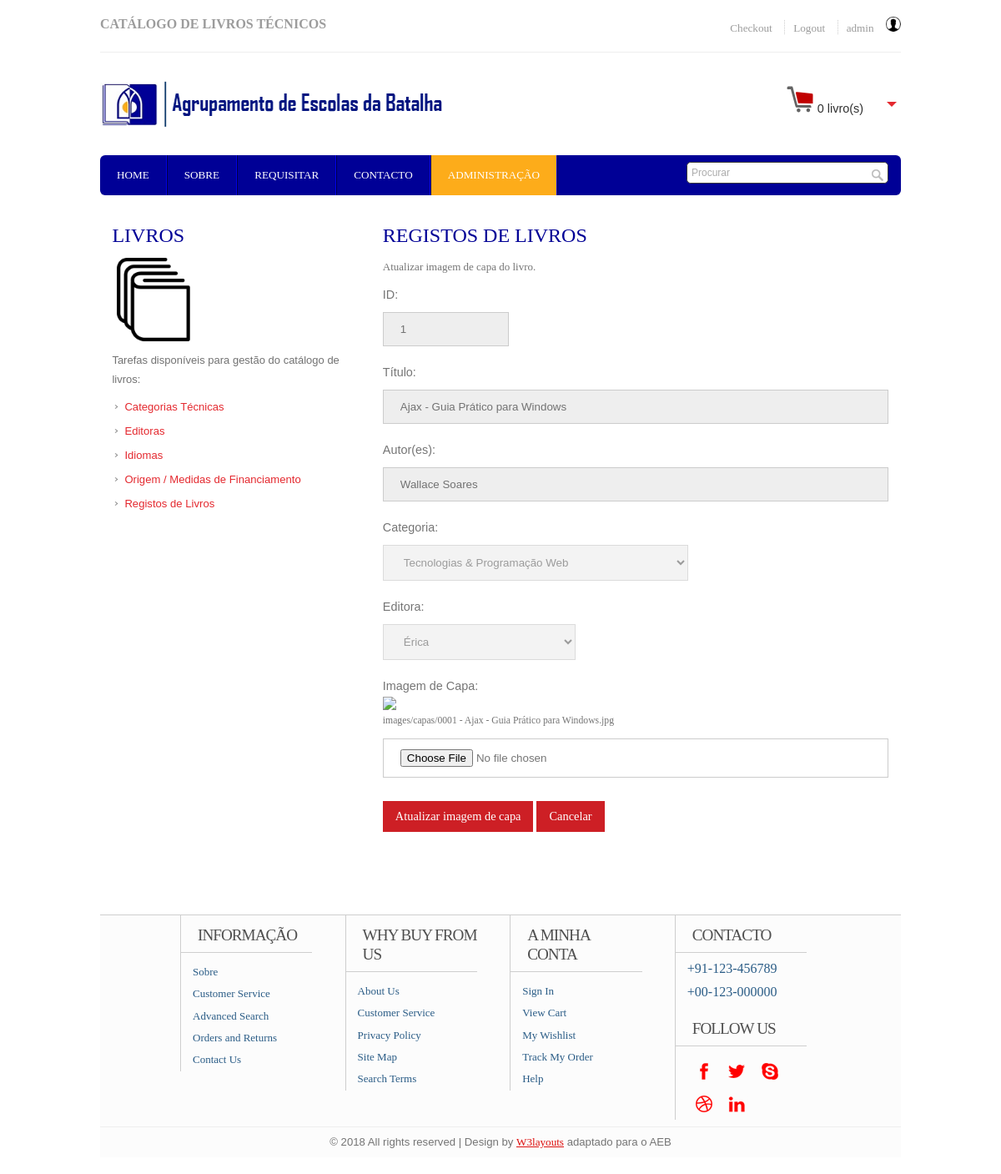
/adminpagebookscover.php?id=1&mode=cover (signed in), run on the app's committed database.
### tables this page shows
CREATE TABLE IF NOT EXISTS `livros1` (
`idLivro` int(6) NOT NULL,
  `idCat` int(11) NOT NULL,
  `idEditora` int(11) NOT NULL,
  `titulo` varchar(100) NOT NULL,
  `autor` varchar(60) NOT NULL,
  `isbn` int(13) DEFAULT NULL,
  `anoEdicao` int(4) DEFAULT NULL,
  `idIdioma` int(11) NOT NULL,
  `idOrigem` int(11) NOT NULL,
  `sinopse` text,
  `capa` mediumblob,
  `imgCapa` varchar(255) DEFAULT NULL,
  `exemplares` int(4) DEFAULT '1',
  `promo` bit(1) NOT NULL DEFAULT b'0',
  `DataReg` datetime NOT NULL DEFAULT CURRENT_TIMESTAMP
);

### adminpagebookscover.php (the view, shortened to what this page needs)
<!DOCTYPE HTML>
<head>
<link href="css/style.css" rel="stylesheet" type="text/css" media="all"/>
<link href="css/slider.css" rel="stylesheet" type="text/css" media="all"/>
</head>
<body>
  <div class="wrap">
	<div class="header">
		<div class="headertop_desc">
			<div class="call">
				 <h3>CATÁLOGO DE LIVROS TÉCNICOS</h3>
			</div>
			<div class="account_desc">
				<ul>
				<?php
					if (!isset($_SESSION['UserID'])) {
						session_destroy();
						?>
						<li><a href='registar.php'>Registar</a></li>
						<li><a href='login.php'>Login</a></li>
					<?php
					}
					 else {
						?>
						<li><a href='#'>Checkout</a></li>
						<li><a href='logout.php'>Logout</a></li>
						<li><div class='dropdownmenu'>
							<span><a href='#'><?php echo $_SESSION['UserLogin']?></a>&nbsp;<img src='images/user18.png'></span>
						</div></li>
					<?php
					}
				?>
				</ul>
			</div>
		</div>
		<div class="header_top">
			<div class="logo">
				<a href="index.php"><img src="images/aeblogo.png" alt="Agrupamento de Escolas da Batalha" /></a>
			</div>
			  <div class="cart">
			  	   <p><span><img src="images/cart32.png" alt="Carrinho"></span><div id="dd" class="wrapper-dropdown-2"> 0 livro(s)
					</div></p>
			  </div>
  </div>
	<div class="header_bottom">
	     	<div class="menu">
	     		<ul>
			    	<li><a href="index.php">Home</a></li>
			    	<li><a href="about.html">Sobre</a></li>
			    	<li><a href="delivery.html">Requisitar</a></li>
			    	<li><a href="contacto.php">Contacto</a></li>
					<?php
						if (isset($_SESSION['UserNivel'])) {
							if ($_SESSION['UserNivel']>2) {
								echo "<li class='active'><a href='adminpages.php'>Administração</a></li>";
							}
						}
					?>
     			</ul>
	     	</div>
	     	<div class="search_box">
	     		<form>
	     			<input type="text" value="Procurar" onfocus="this.value = '';" onblur="if (this.value == '') {this.value = 'Search';}"><input type="submit" value="">
	     		</form>
	     	</div>
	     </div>
   </div>
<div class="main">
    <div class="content">
    	<div class="section group">
			<div class="col span_1_of_3">
				<h3>LIVROS</h3>
				<img src="images/books2.png" alt="">
				<p>Tarefas disponíveis para gestão do catálogo de livros:</p>
				<div class="list">
					<ul>
						<li><a href="adminpagecategories.php">Categorias Técnicas</a></li>
						<li><a href="adminpageeditors.php">Editoras</a></li>
						<li><a href="adminpagelanguages.php">Idiomas</a></li>
						<li><a href="adminpagefinance.php">Origem / Medidas de Financiamento</a></li>
						<li><a href="adminpagebooks.php">Registos de Livros</a></li>
					</ul>
				</div>
			</div>
			<div class="col span_2_of_3">
				<h2>Registos de Livros</h2>
				<div class="reccord-form">
<?php
	$botao = "";
	if(!isset($_GET['id']) AND !isset($_GET['mode'])) {
		header("Location: adminpagebooks.php");
		exit;
	}
	else {
		if(!isset($_GET['id'])) {
			header("Location: adminpagebooks.php");
			exit;
			}
		else {
			$idLivro = $_GET['id'];
			$modo = $_GET['mode'];
			if ($modo == 'cover') { $botao = "Atualizar imagem de capa"; }
		}
	}
	$servidor="localhost";
	$utilizador="root";
	$password="root";
	$basedados="aeblivros";
	$ligacao = mysqli_connect($servidor,$utilizador,$password,$basedados) or die ("<html><script language='JavaScript'>alert('Unable to connect to database! Please try again later.'),history.go(-1)</script></html>");
	mysqli_select_db($ligacao, $basedados);
	mysqli_set_charset($ligacao, "utf8");
	$consultaCategorias = "SELECT idCat, categoria FROM categorias ORDER BY 1 ASC";
	$resultadoCategorias = mysqli_query($ligacao, $consultaCategorias);
	$consultaEditoras = "SELECT idEditora, editora FROM editoras ORDER BY 1 ASC";
	$resultadoEditoras = mysqli_query($ligacao, $consultaEditoras);
	$consulta = "SELECT idLivro, idCat, idEditora, titulo, autor, imgCapa FROM livros1 WHERE idLivro=" .$idLivro;
	$resultado = mysqli_query($ligacao, $consulta);
	if($resultado){
		while($linha = mysqli_fetch_array($resultado)){
			$campo1= $linha["idLivro"];
			$campo2 = $linha["idCat"];
			$campo3 = $linha["idEditora"];
			$campo4 = $linha["titulo"];
			$campo5 = $linha["autor"];
			$campo6 = ($linha["imgCapa"]);
			$pastaCapas = "images/capas/";
		}
		?>
			<p><?php echo $botao. " do livro." ?></p>
			<div class="clear"></div>
			<form id="form_registo" method="POST"
			action="processarRegistoLivroCapa.php?id=<?php echo $campo1 ?>&mode=<?php echo $modo ?>" enctype="multipart/form-data">
				<div>
					<span><label>ID:</label></span>
					<span><input type="text" class="short inactive" value="<?php echo $campo1 ?>" readonly></span>
				</div>
				<div>
					<span><label>Título:</label></span>
					<span><input type="text" class="inactive2" name="livroNome" value="<?php echo $campo4; ?>" readonly></span>
				</div>
				<div>
					<span><label>Autor(es):</label></span>
					<span><input type="text" class="inactive2" name="autorNome" value="<?php echo $campo5; ?>" readonly></span>
				</div>
				<div>
					<span><label>Categoria:</label></span>
					<span>
					<?php
						echo "<select disabled class='inactive' name='categoriaId'>";
						while ($row = mysqli_fetch_array($resultadoCategorias, MYSQLI_ASSOC)) {
								if ($row["idCat"] == $campo2) {
									echo "<option selected value=".$row['idCat'].">".$row['categoria']."</option>";
								}
								else {
									echo "<option value=".$row['idCat'].">".$row['categoria']."</option>";
								}
						}
						echo "</select>";
					?>
					</span>
				</div>
				<div>
					<span><label>Editora:</label></span>
					<span>
					<?php
						echo "<select disabled class='inactive' name='editoraId'>";
						while ($row = mysqli_fetch_array($resultadoEditoras, MYSQLI_ASSOC)) {
								if ($row["idEditora"] == $campo3) {
									echo "<option selected value=".$row['idEditora'].">".$row['editora']."</option>";
								}
								else {
									echo "<option value=".$row['idEditora'].">".$row['editora']."</option>";
								}
						}
						echo "</select>";
					?>
					</span>
				</div>
				<div>
					<span><label>Imagem de Capa:</label></span>
					<span><?php
								echo "<img src='".$pastaCapas.$campo6."' border='0'>";
								echo "<p>".$pastaCapas.$campo6."</p>";
							?></span>
					<span><input name="imagemCapa" class="short" type="file"></span>
				</div>
				<div class="clear"></div>
				<span><input type="submit" name="doit" value="<?php echo $botao ?>">
							<input type="submit" name="cancel" value="Cancelar" ></span>
	<?php
	}
	else {
			echo "Não foi encontrado o registo.";
	}
	?>
			</form>
				</div>
			</div>
    </div>
</div>
</div>
   <div class="footer">
   	  <div class="wrap">
	     <div class="section group">
				<div class="col_1_of_4 span_1_of_4">
						<h4>Informação</h4>
						<ul>
						<li><a href="about.html">Sobre</a></li>
						<li><a href="contact.html">Customer Service</a></li>
						<li><a href="#">Advanced Search</a></li>
						<li><a href="delivery.html">Orders and Returns</a></li>
						<li><a href="contacto.html">Contact Us</a></li>
						</ul>
					</div>
				<div class="col_1_of_4 span_1_of_4">
					<h4>Why buy from us</h4>
						<ul>
						<li><a href="about.html">About Us</a></li>
						<li><a href="contact.html">Customer Service</a></li>
						<li><a href="#">Privacy Policy</a></li>
						<li><a href="contact.html">Site Map</a></li>
						<li><a href="#">Search Terms</a></li>
						</ul>
				</div>
				<div class="col_1_of_4 span_1_of_4">
					<h4>A minha conta</h4>
						<ul>
							<li><a href="contact.html">Sign In</a></li>
							<li><a href="index.html">View Cart</a></li>
							<li><a href="#">My Wishlist</a></li>
							<li><a href="#">Track My Order</a></li>
							<li><a href="contact.html">Help</a></li>
						</ul>
				</div>
				<div class="col_1_of_4 span_1_of_4">
					<h4>Contacto</h4>
						<ul>
							<li><span>+91-123-456789</span></li>
							<li><span>+00-123-000000</span></li>
						</ul>
						<div class="social-icons">
							<h4>Follow Us</h4>
					   		  <ul>
							      <li><a href="#" target="_blank"><img src="images/facebook.png" alt="" /></a></li>
							      <li><a href="#" target="_blank"><img src="images/twitter.png" alt="" /></a></li>
							      <li><a href="#" target="_blank"><img src="images/skype.png" alt="" /> </a></li>
							      <li><a href="#" target="_blank"> <img src="images/dribbble.png" alt="" /></a></li>
							      <li><a href="#" target="_blank"> <img src="images/linkedin.png" alt="" /></a></li>
						     </ul>
   	 					</div>
				</div>
			</div>
        </div>
        <div class="copy_right">
				<p>&copy; 2018 All rights reserved | Design by <a href="http://w3layouts.com/">W3layouts</a> adaptado para o AEB</p>
		   </div>
    </div>
</body>
</html>

### data on the page
livros1: idLivro "1", livroNome "Ajax - Guia Prático para Windows", autorNome "Wallace Soares", imgCapa "0001 - Ajax - Guia Prático para Windows.jpg"

### other printed values
$_SESSION['UserLogin'] "admin"
$botao "Atualizar imagem de capa"
$pastaCapas "images/capas/"
form field categoriaId "Tecnologias & Programação Web"
form field editoraId "Érica"
